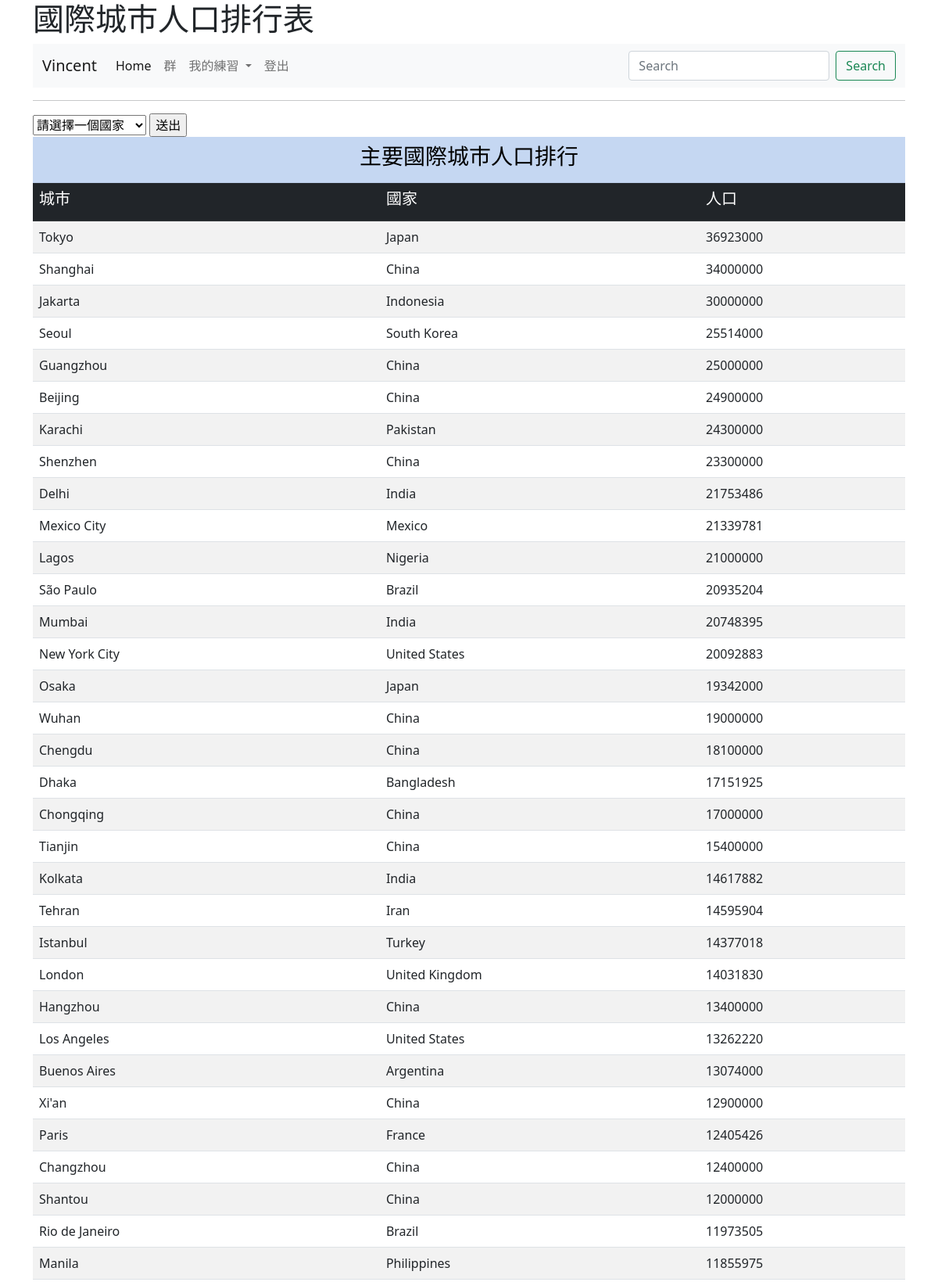
Page /rank/ (signed in, upper part) on the committed database.
### mysite/models.py (models this page shows, shortened)
class City(models.Model):
    name = models.CharField(max_length=50)
    population = models.IntegerField()
    country = models.ForeignKey(Country, on_delete=models.CASCADE)

class Country(models.Model):
    country_id = models.IntegerField()
    name = models.CharField(max_length=50)
    def __str__(self):
        return self.name

### mysite/views.py (the view)
# urls.py: path('rank/',views.rank),
@login_required(login_url="/admin/login/")
def rank(request):
    if request.method == 'POST':
        id = request.POST["id"]
        try:
            country = Country.objects.get(id=id)
        except:
            redireact("/rank/")
        cities = City.objects.filter(country = country)
    else:
        cities = City.objects.all()
    countries = Country.objects.all()
    return render(request,"rank.html",locals())

### templates/rank.html (shortened to what this page needs)
{% extends "base.html" %}
{% block main %}
<hr>
  <form action="/rank/" method=POST>
      <select name="id">
          <option value="999">請選擇一個國家</option>
      </select>
      <input type='submit' value="送出">
  </form>
  <table class="table table-striped">
    <tr class="table-primary"><td colspan="5" align=center><h3>主要國際城市人口排行</h3></td></tr>
    <tr class="table-dark">
        <td align="left"><h5>城市</h5></td>
        <td><h5>國家</h5></td>
        <td><h5>人口</h5></td>
    </tr>
    {% for city in cities %}
    <tr>
        <td>{{ city.name }}</td>
        <td>{{ city.country }}</td>
        <td>{{ city.population }}</td>
    </tr>
    {% endfor %}
  </table>
{% endblock %}

### templates/menu.html (shortened to what this page needs)
<nav class="navbar navbar-expand-lg navbar-light bg-light">
    <div class="container-fluid">
      <a class="navbar-brand" href="#">
        {% if request.user.is_authenticated %}
          {{ request.user.first_name }}
        {% else %}
          首頁
        {% endif %}
      </a>
      <div class="collapse navbar-collapse" id="navbarScroll">
        <ul class="navbar-nav me-auto my-2 my-lg-0 navbar-nav-scroll" style="--bs-scroll-height: 100px;">
          <li class="nav-item">
            <a class="nav-link active" aria-current="page" href="/">Home</a>
          </li>
          <li class="nav-item">
            <a class="nav-link" href="#">群</a>
          </li>
          <li class="nav-item dropdown">
            <a class="nav-link dropdown-toggle" href="#" id="navbarScrollingDropdown" role="button" data-bs-toggle="dropdown" aria-expanded="false">
              我的練習
            </a>
          </li>
          {% if request.user.is_authenticated %}
            <li class="nav-item">
              <a class="nav-link" href="/logout/" tabindex="-1">登出</a>
            </li>
          {% else %}
          <li class="nav-item">
            <a class="nav-link" href="/admin/login/?next=/" tabindex="-1">登入</a>
          </li>
          {% endif %}
        </ul>
        <form class="d-flex">
          <input class="form-control me-2" type="search" placeholder="Search" aria-label="Search">
          <button class="btn btn-outline-success" type="submit">Search</button>
        </form>
      </div>
    </div>
  </nav>

### rows in the picture
City: name "Tokyo", country "Japan", population "36923000"
City: name "Shanghai", country "China", population "34000000"
City: name "Jakarta", country "Indonesia", population "30000000"
City: name "Seoul", country "South Korea", population "25514000"
City: name "Guangzhou", country "China", population "25000000"
City: name "Beijing", country "China", population "24900000"
City: name "Karachi", country "Pakistan", population "24300000"
City: name "Shenzhen", country "China", population "23300000"
City: name "Delhi", country "India", population "21753486"
City: name "Mexico City", country "Mexico", population "21339781"
City: name "Lagos", country "Nigeria", population "21000000"
City: name "São Paulo", country "Brazil", population "20935204"
City: name "Mumbai", country "India", population "20748395"
City: name "New York City", country "United States", population "20092883"
City: name "Osaka", country "Japan", population "19342000"
City: name "Wuhan", country "China", population "19000000"
City: name "Chengdu", country "China", population "18100000"
City: name "Dhaka", country "Bangladesh", population "17151925"
City: name "Chongqing", country "China", population "17000000"
City: name "Tianjin", country "China", population "15400000"
City: name "Kolkata", country "India", population "14617882"
City: name "Tehran", country "Iran", population "14595904"
City: name "Istanbul", country "Turkey", population "14377018"
City: name "London", country "United Kingdom", population "14031830"
City: name "Hangzhou", country "China", population "13400000"
City: name "Los Angeles", country "United States", population "13262220"
City: name "Buenos Aires", country "Argentina", population "13074000"
City: name "Xi'an", country "China", population "12900000"
City: name "Paris", country "France", population "12405426"
City: name "Changzhou", country "China", population "12400000"
City: name "Shantou", country "China", population "12000000"
City: name "Rio de Janeiro", country "Brazil", population "11973505"
City: name "Manila", country "Philippines", population "11855975"

### other values in the picture
{{ request.user.first_name }} "Vincent"
